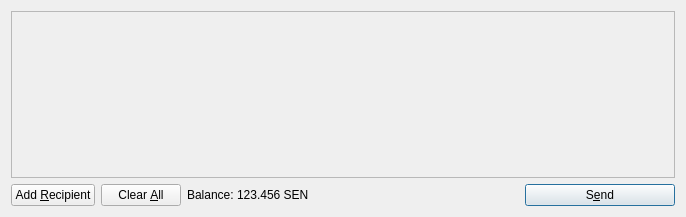
<?xml version="1.0" encoding="UTF-8"?>
<ui version="4.0">
 <class>SendCoinsDialog</class>
 <widget class="QDialog" name="SendCoinsDialog">
  <property name="geometry">
   <rect>
    <x>0</x>
    <y>0</y>
    <width>686</width>
    <height>217</height>
   </rect>
  </property>
  <property name="windowTitle">
   <string>Send Coins</string>
  </property>
  <layout class="QVBoxLayout" name="verticalLayout">
   <item>
    <widget class="QScrollArea" name="scrollArea">
     <property name="widgetResizable">
      <bool>true</bool>
     </property>
     <widget class="QWidget" name="scrollAreaWidgetContents">
      <property name="geometry">
       <rect>
        <x>0</x>
        <y>0</y>
        <width>666</width>
        <height>165</height>
       </rect>
      </property>
      <layout class="QVBoxLayout" name="verticalLayout_2">
       <property name="margin">
        <number>0</number>
       </property>
       <item>
        <layout class="QVBoxLayout" name="entries">
         <property name="spacing">
          <number>6</number>
         </property>
        </layout>
       </item>
       <item>
        <spacer name="verticalSpacer">
         <property name="orientation">
          <enum>Qt::Vertical</enum>
         </property>
         <property name="sizeHint" stdset="0">
          <size>
           <width>20</width>
           <height>40</height>
          </size>
         </property>
        </spacer>
       </item>
      </layout>
     </widget>
    </widget>
   </item>
   <item>
    <layout class="QHBoxLayout" name="horizontalLayout">
     <item>
      <widget class="QPushButton" name="addButton">
       <property name="toolTip">
        <string>Send to multiple recipients at once</string>
       </property>
       <property name="text">
        <string>Add &amp;Recipient</string>
       </property>
       <property name="icon">
        <iconset resource="../bitcoin.qrc">
         <normaloff>:/icons/add</normaloff>:/icons/add</iconset>
       </property>
       <property name="autoDefault">
        <bool>false</bool>
       </property>
      </widget>
     </item>
     <item>
      <widget class="QPushButton" name="clearButton">
       <property name="sizePolicy">
        <sizepolicy hsizetype="Minimum" vsizetype="Fixed">
         <horstretch>0</horstretch>
         <verstretch>0</verstretch>
        </sizepolicy>
       </property>
       <property name="toolTip">
        <string>Remove all transaction fields</string>
       </property>
       <property name="text">
        <string>Clear &amp;All</string>
       </property>
       <property name="icon">
        <iconset resource="../bitcoin.qrc">
         <normaloff>:/icons/remove</normaloff>:/icons/remove</iconset>
       </property>
       <property name="autoRepeatDelay">
        <number>300</number>
       </property>
       <property name="autoDefault">
        <bool>false</bool>
       </property>
      </widget>
     </item>
     <item>
      <layout class="QHBoxLayout" name="horizontalLayout_2">
       <property name="spacing">
        <number>3</number>
       </property>
       <item>
        <widget class="QLabel" name="label">
         <property name="text">
          <string>Balance:</string>
         </property>
        </widget>
       </item>
       <item>
        <widget class="QLabel" name="labelBalance">
         <property name="cursor">
          <cursorShape>IBeamCursor</cursorShape>
         </property>
         <property name="text">
          <string>123.456 SEN</string>
         </property>
         <property name="textInteractionFlags">
          <set>Qt::LinksAccessibleByMouse|Qt::TextSelectableByKeyboard|Qt::TextSelectableByMouse</set>
         </property>
        </widget>
       </item>
      </layout>
     </item>
     <item>
      <spacer name="horizontalSpacer">
       <property name="orientation">
        <enum>Qt::Horizontal</enum>
       </property>
       <property name="sizeHint" stdset="0">
        <size>
         <width>40</width>
         <height>20</height>
        </size>
       </property>
      </spacer>
     </item>
     <item>
      <widget class="QPushButton" name="sendButton">
       <property name="minimumSize">
        <size>
         <width>150</width>
         <height>0</height>
        </size>
       </property>
       <property name="toolTip">
        <string>Confirm the send action</string>
       </property>
       <property name="text">
        <string>S&amp;end</string>
       </property>
       <property name="icon">
        <iconset resource="../bitcoin.qrc">
         <normaloff>:/icons/send</normaloff>:/icons/send</iconset>
       </property>
       <property name="default">
        <bool>true</bool>
       </property>
      </widget>
     </item>
    </layout>
   </item>
  </layout>
 </widget>
 <resources>
  <include location="../bitcoin.qrc"/>
 </resources>
 <connections/>
</ui>
